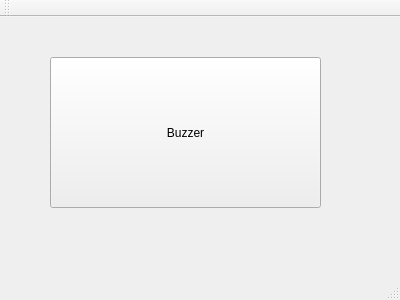
<?xml version="1.0" encoding="UTF-8"?>
<ui version="4.0">
 <class>MainWindow</class>
 <widget class="QMainWindow" name="MainWindow">
  <property name="geometry">
   <rect>
    <x>0</x>
    <y>0</y>
    <width>400</width>
    <height>300</height>
   </rect>
  </property>
  <property name="windowTitle">
   <string>MainWindow</string>
  </property>
  <widget class="QWidget" name="centralWidget">
   <widget class="QPushButton" name="pushButton">
    <property name="geometry">
     <rect>
      <x>50</x>
      <y>40</y>
      <width>271</width>
      <height>151</height>
     </rect>
    </property>
    <property name="text">
     <string>Buzzer</string>
    </property>
   </widget>
  </widget>
  <widget class="QMenuBar" name="menuBar">
   <property name="geometry">
    <rect>
     <x>0</x>
     <y>0</y>
     <width>400</width>
     <height>27</height>
    </rect>
   </property>
  </widget>
  <widget class="QToolBar" name="mainToolBar">
   <attribute name="toolBarArea">
    <enum>TopToolBarArea</enum>
   </attribute>
   <attribute name="toolBarBreak">
    <bool>false</bool>
   </attribute>
  </widget>
  <widget class="QStatusBar" name="statusBar"/>
 </widget>
 <layoutdefault spacing="6" margin="11"/>
 <resources/>
 <connections/>
</ui>
